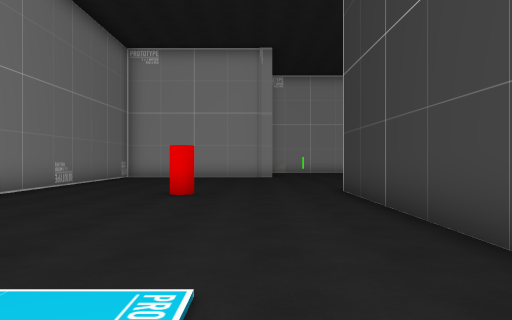
View 1 (above)

19 first-person views from a walk through a scene from a Unity 3-D project. The camera is 1.4 m above the floor, looks level and sees 70° across. The floor is counted in squares, 2 m on a side. Each view is taken from the middle of a square. On the plan, view 1 faces up. The plan holds only what a view shows up to about 11 squares ahead; the rest is blank. The place goes on beyond the plan. The player character is not drawn.

View 2
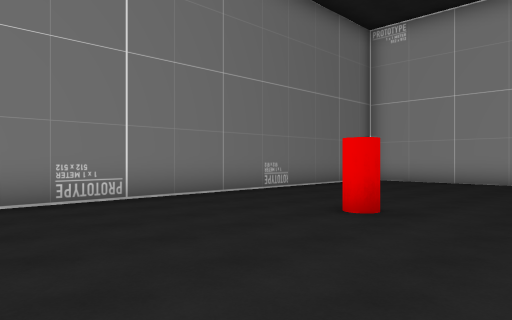

View 3
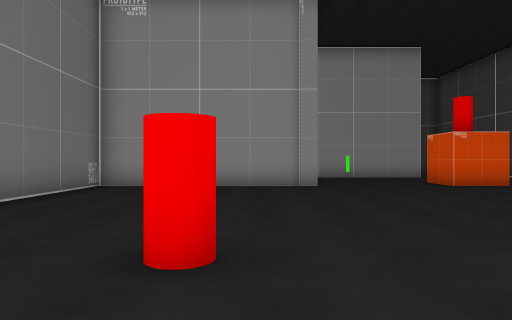

View 4
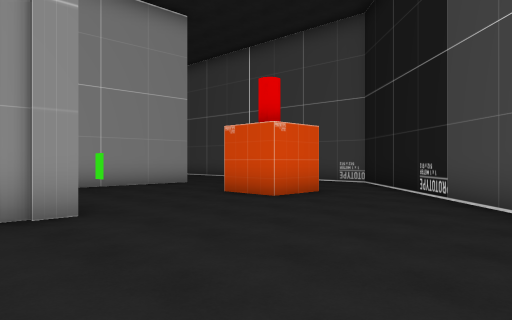

View 5
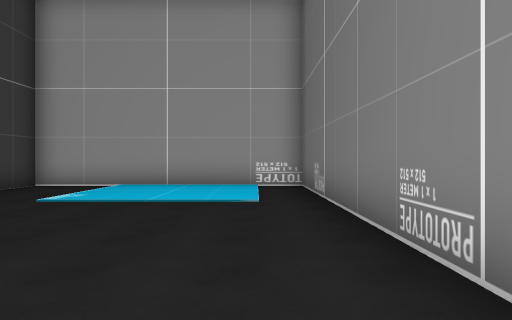

View 6
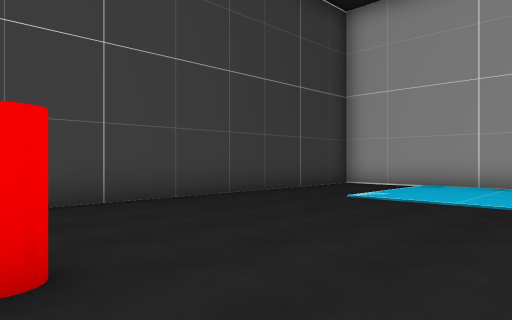

View 7
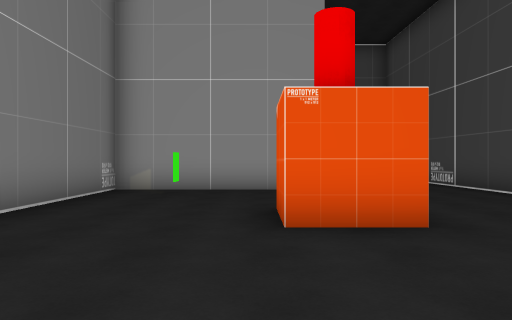

View 8
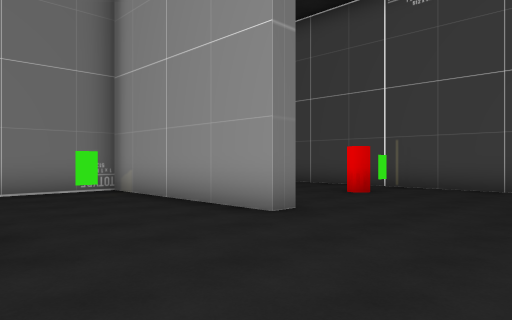

View 9
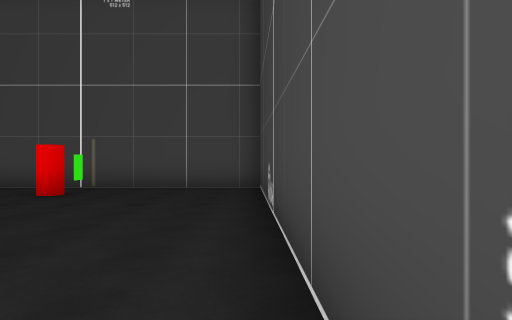

View 10
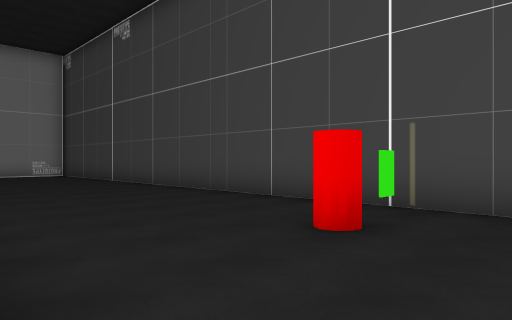

View 11
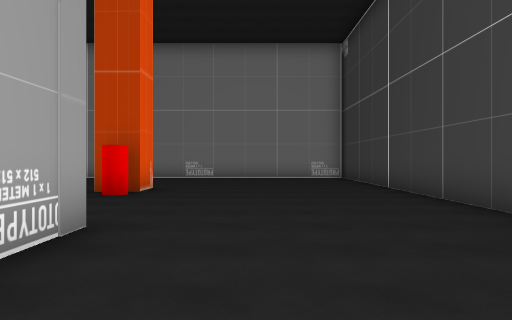

View 12
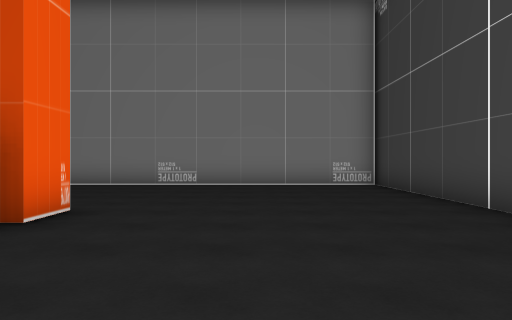

View 13
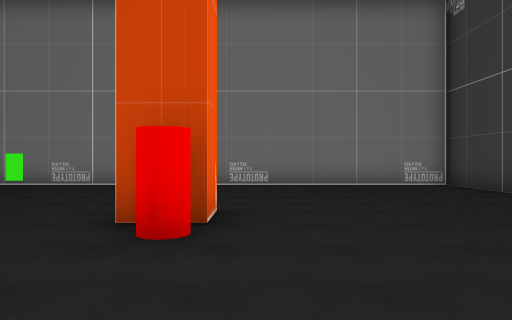

View 14
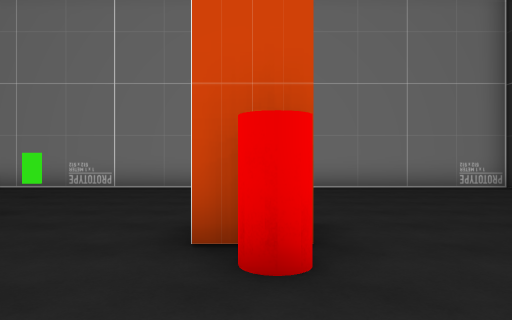

View 15
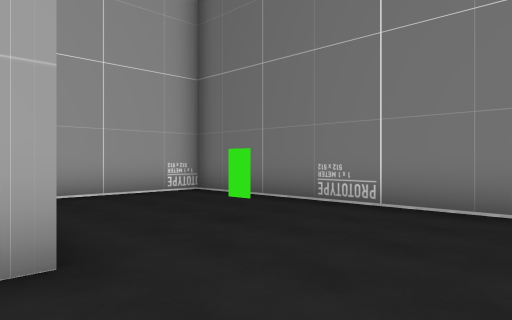

View 16
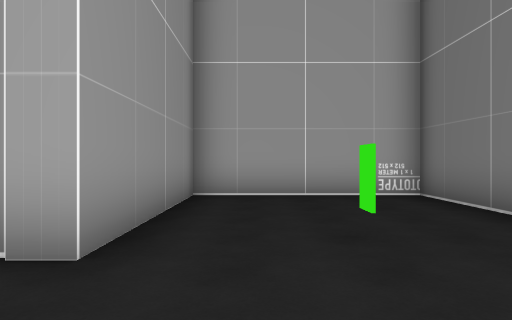

View 17
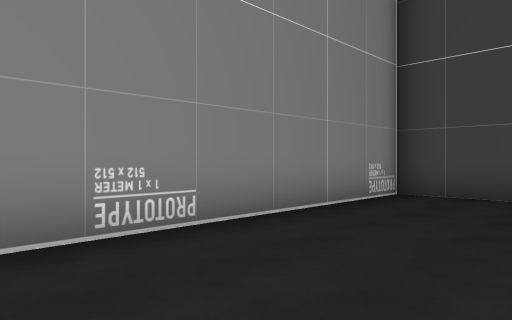

View 18
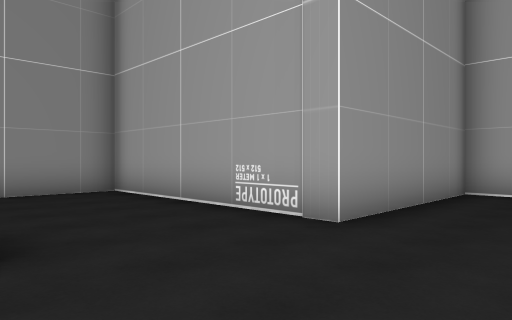

View 19
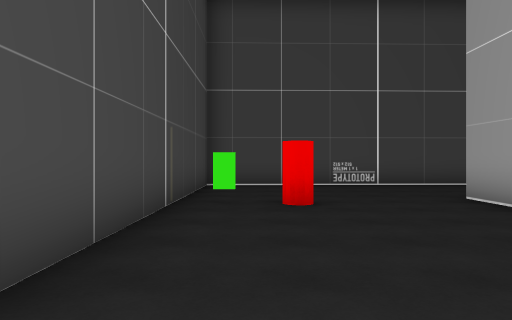

### Floor plan
Points are (right, up) in squares from view 1. A wall is a line through its corners. A room is listed if a view was taken in it or the views show most of it. See-through windows are left out.
Room 1 (views 1, 2, 3, 4, 5, 6, 7, 8, 9, 10, 11, 12, 13, 14, 15, 16, 17, 18, 19)
walls: (0.8, 14.8) (-5.2, 14.8) (-5.2, -1.9) (2, -1.9) (2, 8.2); (0.1, 20.2) (1.5, 20.2); (-4.9, 19.5) (-4, 19.5) (-4, 18.4); (4.4, 20.2) (5.6, 20.2) (5.6, 19.7) (0.7, 19.7) (0.7, 15.8); (5.9, 14.8) (4.3, 14.8) (4.3, 16.4); (-8, 15) (-8, 14.5); (4.8, 11) (9.2, 15.4); (9.3, 16.4) (9.1, 25.4) (-10.3, 25.4) (-10.3, 10.8) (-5.8, 10.8) (-5.8, 15.4) (0.2, 15.4) (0.2, 17.6)
objects: red cylinder (-3, 19); red cylinder (-2, 8); red cylinder (5, 23)

Where each view was taken, in squares from view 1:
view 1: 0 up, 0 right, facing up
view 2: 3 up, 1 right, facing up-left
view 3: 5 up, 1 left, facing up
view 4: 10 up, 1 left, facing up-right
view 5: 8 up, 4 left, facing down
view 6: 8 up, 4 left, facing down-right
view 7: 11 up, 4 right, facing up
view 8: 16 up, 9 right, facing up-left
view 9: 16 up, 9 right, facing up
view 10: 20 up, 7 right, facing up-left
view 11: 22 up, 4 right, facing left
view 12: 22 up, 0 right, facing left
view 13: 20 up, 0 right, facing left
view 14: 19 up, 1 left, facing left
view 15: 18 up, 5 left, facing down-left
view 16: 18 up, 7 left, facing down
view 17: 18 up, 7 left, facing up-left
view 18: 19 up, 8 left, facing down-right
view 19: 24 up, 1 left, facing right
